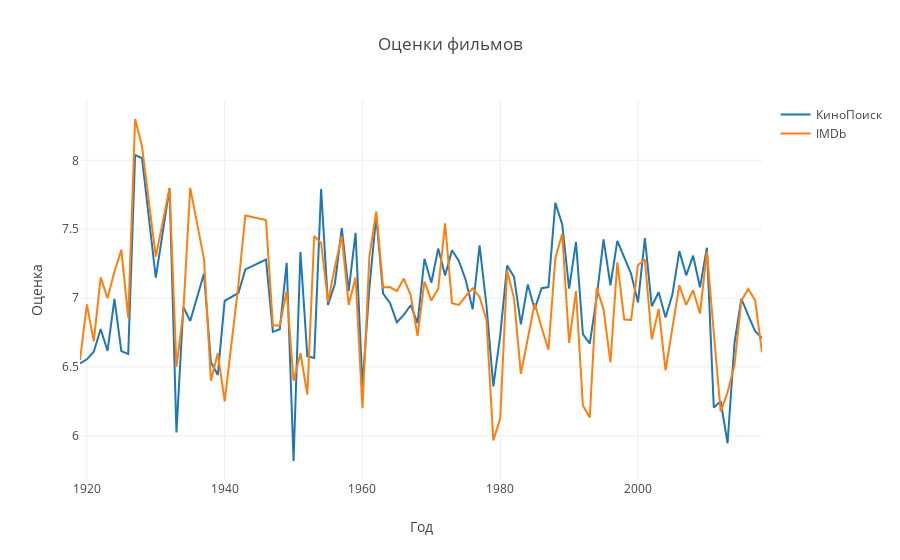

Here is the notebook cell this chart was saved with:
### Code cell
kp = go.Scatter(
    x = movie_data_df_rating.release_year,
    y = movie_data_df_rating.kp_rating,
    mode = 'lines',
    name = u'КиноПоиск'
)
imdb = go.Scatter(
    x = movie_data_df_rating.release_year,
    y = movie_data_df_rating.imdb_rating,
    mode = 'lines',
    name = 'IMDb'
)

layout = go.Layout(
    title='Оценки фильмов',
    xaxis = dict(title = "Год"),
    yaxis = dict(title = "Оценка"),
)   
    
fig = go.Figure(data = [kp, imdb], layout = layout)
iplot(fig)
